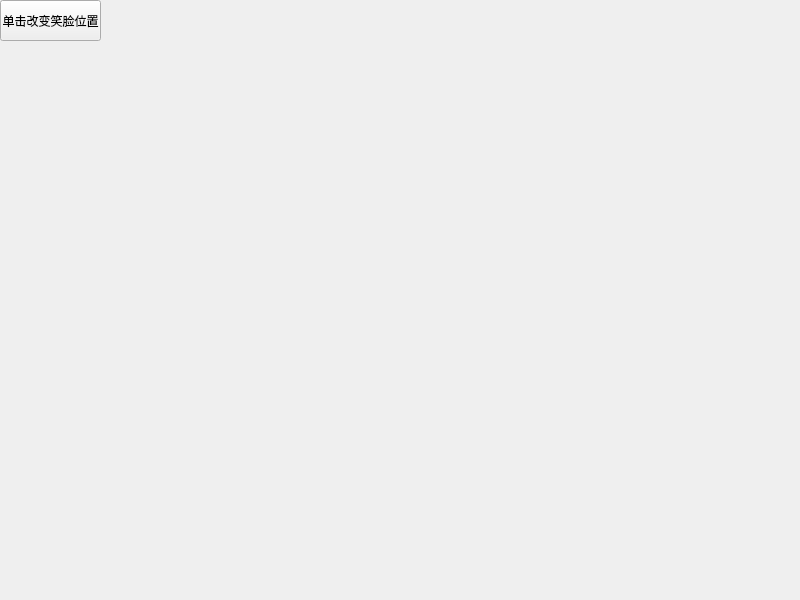
<?xml version="1.0" encoding="UTF-8"?>
<ui version="4.0">
 <class>Widget</class>
 <widget class="QWidget" name="Widget">
  <property name="geometry">
   <rect>
    <x>0</x>
    <y>0</y>
    <width>800</width>
    <height>600</height>
   </rect>
  </property>
  <property name="windowTitle">
   <string>Widget</string>
  </property>
  <widget class="QPushButton" name="pushButton">
   <property name="geometry">
    <rect>
     <x>0</x>
     <y>0</y>
     <width>101</width>
     <height>41</height>
    </rect>
   </property>
   <property name="text">
    <string>单击改变笑脸位置</string>
   </property>
  </widget>
 </widget>
 <resources/>
 <connections/>
</ui>
